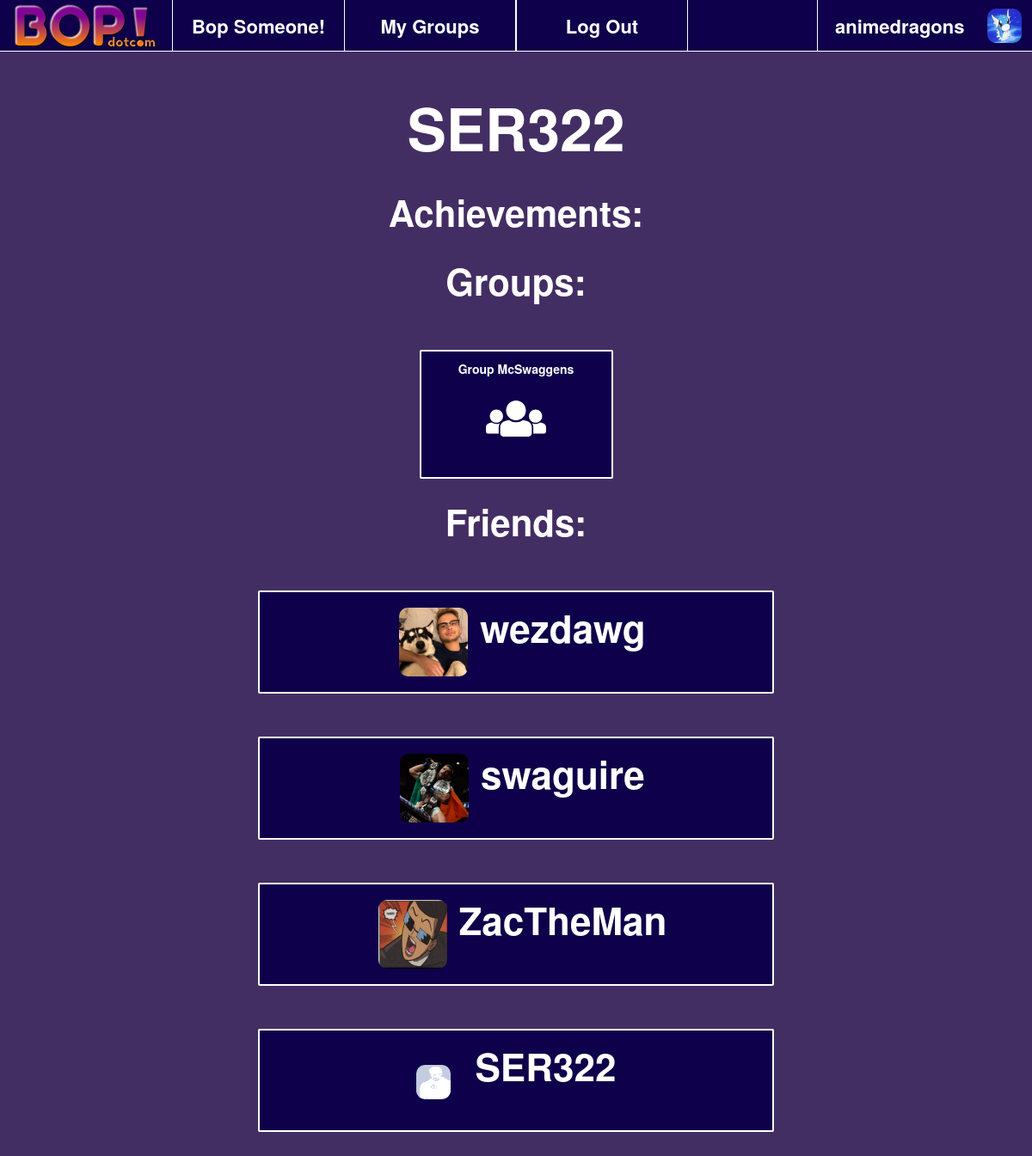
Screenshot of /userpage/11/ (signed in) with the database file from the repository.
### bopapp/models.py (models this page shows)
class Profile(models.Model):
	user = models.OneToOneField(User, on_delete=models.CASCADE)
	userName = models.CharField('userName', max_length=256, blank=True)
	firstName = models.CharField('firstName', max_length=256, blank=True)
	lastName = models.CharField('lastName', max_length=256, blank=True)
	birthDate = models.DateTimeField(auto_now_add=True)
	profilePicture = models.ImageField(upload_to='profile_pictures', null=True, blank=True)

class In_Group(models.Model):
	user = models.ForeignKey(Profile, on_delete=models.CASCADE, null=False)
	group = models.ForeignKey(Group, on_delete=models.CASCADE, null=False)
	joined = models.DateTimeField(auto_now_add=True)

class Group(models.Model):
	groupName = models.CharField('name', max_length=512, blank=True)
	dateCreated = models.DateTimeField(auto_now_add=True)

### bopapp/views.py (the view)
# urls.py: path('userpage/<int:u_id>/', views.user_page, name='userpage'),
def user_page(request, u_id):
	if(request.user.is_authenticated):
		user = User.objects.filter(id = u_id)[0]
		cuser = request.user
		friends = Friend.objects.filter(Q(user1_id = Profile.objects.filter(user=user)[0].id) | Q(user2_id = Profile.objects.filter(user=user)[0].id)).values_list('user1_id', 'user2_id')
		friend_users = Profile.objects.filter(Q(user_id__in = [f[0] for f in friends]) | Q(user_id__in = [f[1] for f in friends]))
		achievements = Has_Achievement.objects.filter(user_id = Profile.objects.filter(user=user)[0].id)
		groups = In_Group.objects.filter(user_id = Profile.objects.filter(user=user)[0].id)
		return render(request, 'userpage.html', {
			'current_page': 'profile',
			'achievements': achievements,
			'groups': groups,
			'name': 'Bop!',
			'friends': friend_users,
			'user_view': user,
			'user': cuser
		})
	else:
		return redirect('login_user')

### bopapp/templates/userpage.html (shortened to what this page needs)
{% extends 'index.html' %}
{% load static %}
{% block content %}
<div class='userpage' style="color: white; width: 100%; height: content-fit; text-align: center; overflow-y: auto;">
	<div style="font-weight: bolder; font-size: 68px;">{{user_view.profile.userName}}</div>
	<br>
	<div style="font-weight: bolder; font-size: 42px;">Achievements:</div>
	<br>
	<div style="font-weight: bolder; font-size: 42px;">Groups:</div>
	<div>
		{% for gc in groups %}
		<div class="bop" style="width: 225px; height: 150px; display: inline-block; text-align: center;"><div style="font-weight: bolder;">{{gc.group.groupName}}</div><br><i class="fas fa-users fa-4x"></i></div>
		{% endfor %}
	</div>
	<br>
	<div style="font-weight: bolder; font-size: 42px;">Friends:</div>
	<div>
		{% for friend in friends %}
		<a href="{% url 'userpage' friend.id %}" style="color: white; text-decoration: none;">
			<div class="bop friend" style="text-align: center">
				{% if friend.profilePicture.url != '' %}
				<img class="profile-picture" src="{{friend.profilePicture.url}}" alt="Profile Picture" style="margin-left: 15px; height: 80px; width: 80px; margin-top:6px">
				{% else %}
				<img class="profile-picture" src="/media_root/profile_pictures/default.png" alt="Profile Picture" style="margin-right: 15px;">
				{% endif %}
				<span style="margin-left: 10px; font-weight: bolder; font-size: 44px; padding-top: 6px;">{{friend.userName}}</span>
			</div>
		</a>
		{% endfor %}
	</div>
	<div style="height:150px;"></div>
</div>
{% endblock %}

### bopapp/templates/index.html (shortened to what this page needs)
{% load static %}
<head>
	<link rel="stylesheet" type="text/css" href="{% static 'style.css' %}"/>
	<link rel="stylesheet" href="{% static 'bootstrap-3.3.7-dist/css/bootstrap.min.css' %}">
</head>
<body>
	<div class="main" style="min-height: 100%; min-width: 100%;">
		<div class="nav-bar" style="min-width: 100%; height: 60px;">
			<a href = "{% url 'index' %}">
				<div style="display: inline-block; float:left; width: 200px">
					<img class="logo" src="/media_root/logo.png" alt="Bop Logo" style="margin-left: 15px;">
				</div>
			</a>
			{% if user.is_authenticated %}
			<a href="{% url 'userpage' user.id%}">
				<div class="nav-item" style="color: white; display: inline-block; float:right; width: 250px; height: 100%; text-align: center; border: solid; border-width: 0px; border-left-width: 1px;">
					{% if user.profile.profilePicture.url != '' %}
					<img class="profile-picture" src="{{user.profile.profilePicture.url}}" alt="Profile Picture" style="margin-left: 15px;">
					{% else %}
					<img class="profile-picture" src="/media_root/profile_pictures/default.png" alt="Profile Picture" style="margin-left: 15px;">
					{% endif %}
					<div class="user-name">{{ user.profile.userName }}</div>
				</div>
			</a>
			<a href = "{% url 'bopsomeone' %}">
				<div class="nav-item {% if current_page == 'bop_someone' %} active {% endif %}" style="color: white; display: inline-block; float:left; width: 200px; height: 100%; text-align: center; border: solid; border-width: 0px; border-left-width: 1px;">
					<div style="font-size: 22px; font-weight: bolder; margin-top:15px;">Bop Someone!</div>
				</div>
			</a>
			<a href = "{% url 'groups' %}">
				<div class="nav-item {% if current_page == 'group' %} active {% endif %}" style="color: white; display: inline-block; float:left; width: 200px; height: 100%; text-align: center; border: solid; border-width: 0px; border-left-width: 1px; border-right-width: 1px;">
					<div style="font-size: 22px; font-weight: bolder; margin-top:15px;">My Groups</div>
				</div>
			</a>
			<div id="logout" class="nav-item {% if current_page == 'group' %} active {% endif %}" style="color: white; display: inline-block; float:left; width: 200px; height: 100%; text-align: center; border: solid; border-width: 0px; border-left-width: 1px; border-right-width: 1px;">
					<div style="font-size: 22px; font-weight: bolder; margin-top:15px;">Log Out</div>
			</div>
			{% endif %}
		</div>
		{% block content %}
		{% endblock %}
	</div>
</body>

### bopapp/static/style.css (style rules this page uses)
.main { background: #432e64; }
.nav-bar { background: #0E004A; border: solid; border-width: 0px; border-color: white; border-bottom-width: 1px; }
.profile-picture { height: 40px; width: 40px; border-radius: 10px; display: inline-block; margin-top: 10px; }
.user-name { margin-top: 15px; display: inline-block; float:left; margin-left: 20px; font-weight: bolder; font-size: 22px; }
.bop { background:#0E004A; width: 50%; height: 120px; margin: auto; margin-top:50px; text-align: left; padding-left: 20px; padding-right: 20px; padding-top:10px; padding-bottom: 10px; border: solid; border-color: white; border-width: 2px; border-radius: 2px; }
.logo { height: 100px; position: relative; bottom:20px; }

### rows the page displays
In_Group: group.groupName "Group McSwaggens"
Profile: profilePicture (picture), userName "wezdawg"
Profile: profilePicture (picture), userName "swaguire"
Profile: profilePicture (picture), userName "ZacTheMan"
Profile: userName "SER322"

### other values shown
{{ user.profile.userName }} "animedragons"
{{ user_view.profile.userName }} "SER322"
